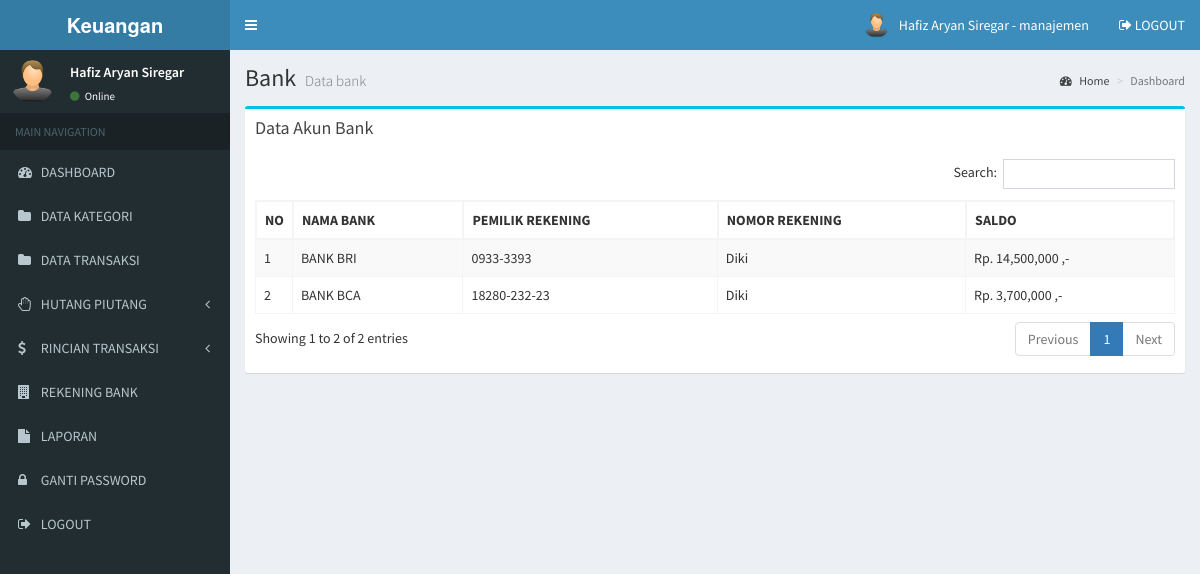
/manajemen/bank.php (signed in), run on the app's committed database.
### tables this page shows
CREATE TABLE `bank` (
  `bank_id` int(11) NOT NULL,
  `bank_nama` varchar(255) NOT NULL,
  `bank_nomor` varchar(255) NOT NULL,
  `bank_pemilik` varchar(255) NOT NULL,
  `bank_saldo` bigint(20) NOT NULL
);

### manajemen/bank.php (the view)
<?php include 'header.php'; ?>
<div class="content-wrapper">
  <section class="content-header">
    <h1>
      Bank
      <small>Data bank</small>
    </h1>
    <ol class="breadcrumb">
      <li><a href="#"><i class="fa fa-dashboard"></i> Home</a></li>
      <li class="active">Dashboard</li>
    </ol>
  </section>
  <section class="content">
    <div class="row">
      <section class="col-lg-12">
        <div class="box box-info">
          <div class="box-header">
            <h3 class="box-title">Data Akun Bank</h3>
          </div>
          <div class="box-body">
            <div class="table-responsive">
              <table class="table table-bordered table-striped" id="table-datatable">
                <thead>
                  <tr>
                    <th width="1%">NO</th>
                    <th>NAMA BANK</th>
                    <th>PEMILIK REKENING</th>
                    <th>NOMOR REKENING</th>
                    <th>SALDO</th>
                  </tr>
                </thead>
                <tbody>
                  <?php
                  include '../koneksi.php';
                  $no=1;
                  $data = mysqli_query($koneksi,"SELECT * FROM bank");
                  while($d = mysqli_fetch_array($data)){
                    ?>
                    <tr>
                      <td><?php echo $no++; ?></td>
                      <td><?php echo $d['bank_nama']; ?></td>
                      <td><?php echo $d['bank_pemilik']; ?></td>
                      <td><?php echo $d['bank_nomor']; ?></td>
                      <td><?php echo "Rp. ".number_format($d['bank_saldo'])." ,-"; ?></td>
                    </tr>
                    <?php
                  }
                  ?>
                </tbody>
              </table>
            </div>
          </div>
        </div>
      </section>
    </div>
  </section>
</div>
<?php include 'footer.php'; ?>

### manajemen/header.php (style rules this page uses)
#table-datatable { width: 100% !important; }
#table-datatable .sorting_disabled { border: 1px solid #f4f4f4; }

### data on the page
bank: bank_nama "BANK BRI", bank_pemilik "0933-3393", bank_nomor "Diki", bank_saldo "14,500,000"
bank: bank_nama "BANK BCA", bank_pemilik "18280-232-23", bank_nomor "Diki", bank_saldo "3,700,000"

### other printed values
$_SESSION['nama'] "Hafiz Aryan Siregar"
$_SESSION['level'] "manajemen"
